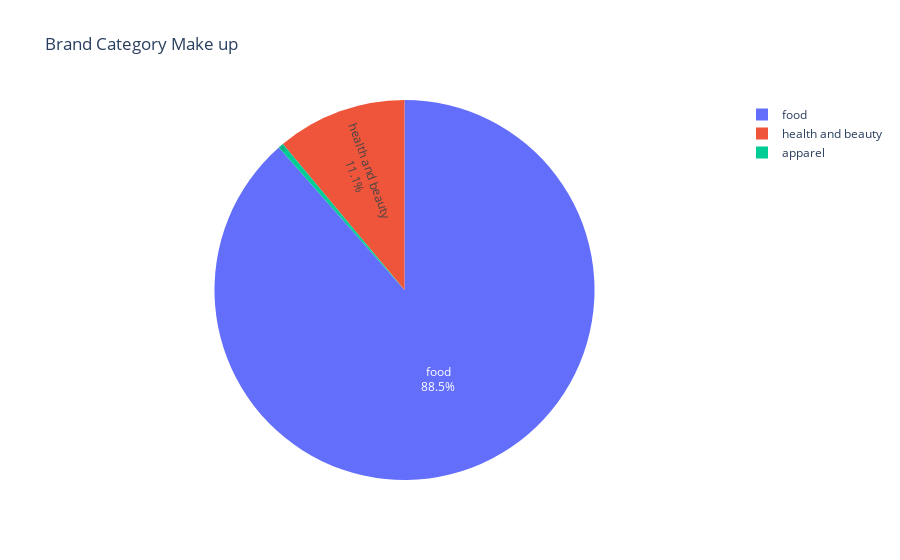

Write notebook code for a chart like this one.
### Markdown cell above
Since there are 3 categories of brands, I divided them into 3 tables respecitive of the brands so I can analyze the data among its common competitors.
As we can see below, food is the biggest brand category being used on the aBillions app so one can assume most people use it to share pictures of ***food***. It may be more profitable to push new features and promotions around food related content.

### Code cell
#finding total composition of different types of categories
uniquebrand = data['brandCategory'].value_counts()
uniqueBrand = pd.DataFrame(uniquebrand)
fig = px.pie(uniqueBrand, names= uniqueBrand.index, values = uniqueBrand['brandCategory'],
             title='Brand Category Make up',
             hover_data=uniqueBrand, )
fig.update_traces(textposition='inside', textinfo='percent+label')
fig.show()

### Figure 1 — Plotly figure (JSON) as saved in the notebook; plotly's stock layout.template omitted (floating-point values rounded to 4 significant figures)
{"data": [{"customdata": [[84972], [10620], [427]], "domain": {"x": [0, 1], "y": [0, 1]}, "hovertemplate": "index=%{label}<br>brandCategory=%{customdata[0]}<extra></extra>", "labels": ["food", "health and beauty", "apparel"], "legendgroup": "", "name": "", "showlegend": true, "textinfo": "percent+label", "textposition": "inside", "type": "pie", "values": [84972, 10620, 427]}], "layout": {"legend": {"tracegroupgap": 0}, "title": {"text": "Brand Category Make up"}}}
